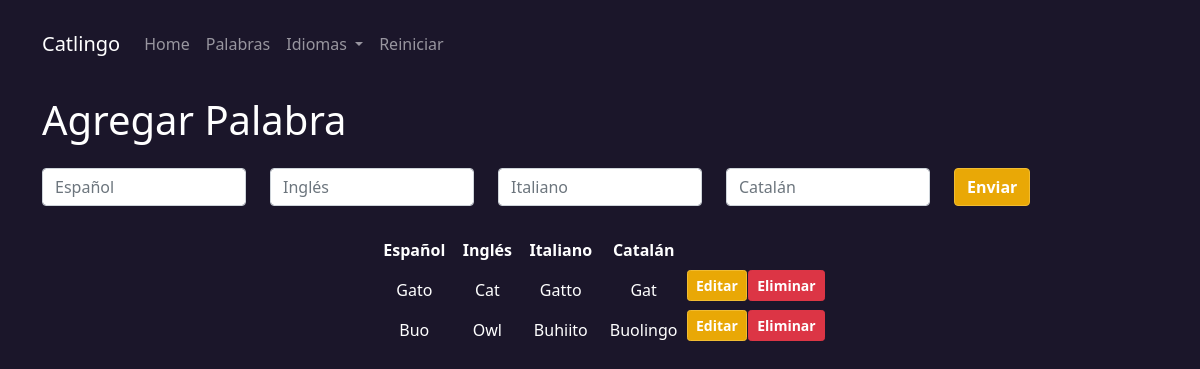
/words, run on an earlier commit of the app's database.
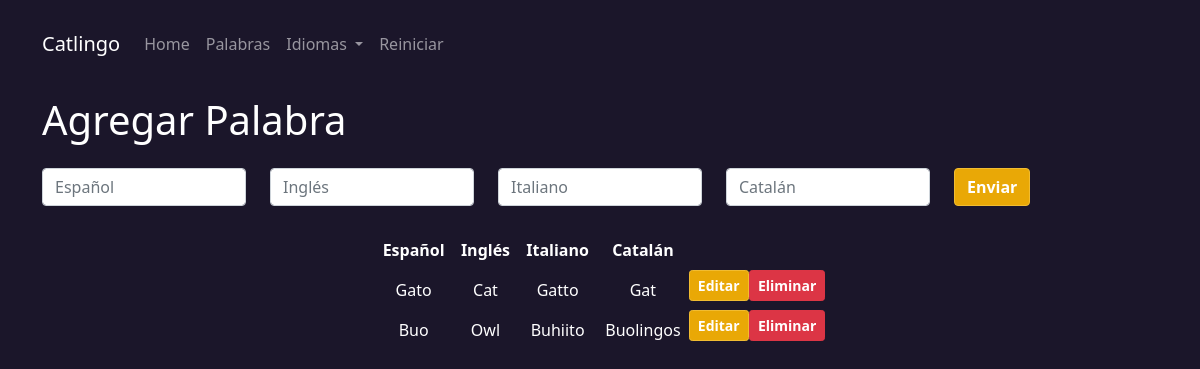
And on a later commit of the database.
### tables this page shows
CREATE TABLE words (
    id         INTEGER NOT NULL,
    spanish    TEXT,
    english    TEXT,
    italian    TEXT,
    catalan    TEXT,
    PRIMARY KEY(id AUTOINCREMENT)
    );

### app.py (the view)
@app.route('/words')
def words():
    con = sqlite3.connect('DB/catlingo.db')
    cur = con.cursor()
    cur.execute("SELECT * FROM words")
    words = cur.fetchall()
    con.close()
    return render_template('words.html', words=words)

### templates/words.html
{% extends 'head.html' %} {% block body %}
<div class="container">
  <p class="display-6 text-white pt-4 pb-2">Agregar Palabra</p>
  <form action="/words/add" method="POST">
    <div class="row">
      <div class="col">
        <input
          type="text"
          class="form-control"
          placeholder="Español"
          name="spanish"
        />
      </div>
      <div class="col">
        <input
          type="text"
          class="form-control"
          placeholder="Inglés"
          name="english"
        />
      </div>
      <div class="col">
        <input
          type="text"
          class="form-control"
          placeholder="Italiano"
          name="italian"
        />
      </div>
      <div class="col">
        <input
          type="text"
          class="form-control"
          placeholder="Catalán"
          name="catalan"
        />
      </div>
      <div class="col">
        <button type="submit" class="btn btn-warning boton text-white">
          Enviar
        </button>
      </div>
    </div>
  </form>
  <div class="row justify-content-center pt-4">
    <div class="col-5 text-center">
      <table class="table text-white table-borderless">
        <thead>
          <tr>
            <th>Español</th>
            <th>Inglés</th>
            <th>Italiano</th>
            <th>Catalán</th>
            <th></th>
            <th></th>
          </tr>
        </thead>
        <tbody>
          {% for word in words %}
          <tr>
            <td scope="row">{{word[1].capitalize()}}</td>
            <td>{{word[2].capitalize()}}</td>
            <td>{{word[3].capitalize()}}</td>
            <td>{{word[4].capitalize()}}</td>
						<td class="p-0">
                            <a
                              href="/words/edit/{{word[0]}}"
                              class="btn btn-warning boton text-white btn-sm"
                            >
                              Editar
                            </a>
                          </td>
						<td class="p-0">
                            <a
                              href="/words/delete/{{word[0]}}"
                              class="btn btn-danger text-white fw-bold btn-sm"
                            >
                              Eliminar
                            </a>
                          </td>
          </tr>
          {% endfor %}
        </tbody>
      </table>
    </div>
  </div>
</div>
{% endblock body %}

### templates/head.html (shortened to what this page needs)
<!DOCTYPE html>
<html lang="es">
  <head>
    <link
      href="https://cdn.jsdelivr.net/npm/bootstrap@5.1.3/dist/css/bootstrap.min.css"
      rel="stylesheet"
    />
    <link
      rel="stylesheet"
      href="{{ url_for('static', filename= 'css/style.css') }}"
    />
  </head>
  <body>
    <nav class="navbar navbar-expand navbar-dark pt-4" id="menu">
      <div class="container">
        <a class="navbar-brand" href="#">Catlingo</a>
        <div class="collapse navbar-collapse">
          <ul class="navbar-nav">
            <li class="nav-item">
              <a class="nav-link" aria-current="page" href="/">Home</a>
            </li>
                        <li class="nav-item">
                            <a class="nav-link" href="/words">Palabras</a>
                          </li>
<li class="nav-item dropdown">
    <a
      class="nav-link dropdown-toggle"
      href="#"
      id="navbarDropdownMenuLink"
      role="button"
      data-bs-toggle="dropdown"
      aria-expanded="false"
    >
      Idiomas
    </a>
  </li>
  <li class="nav-item">
    <a class="nav-link" href="/reset">Reiniciar</a>
  </li>
          </ul>
        </div>
      </div>
    </nav>
        {% block body %} {% endblock %}
      </body>
    </html>

### static/css/style.css (style rules this page uses)
:root { --richBlack: #1b162a; --lightBlack: #1f1a30; --neonBlue: #0df5e3; --neonOrange: #ff8534; --neonOrange: #db6b20; --purpleDark: #38304c; --purpleText: #696574; }
#menu { background-color: var(--richBlack); }
.boton { color: #fff; border-color: #f1bc31; background: #e9a806; font-weight: bold; }
body { background-color: var(--richBlack); }

What changed in the data, as far as the page shows it:
changed words "Buo": catalan "Buolingo" → "Buolingos"
